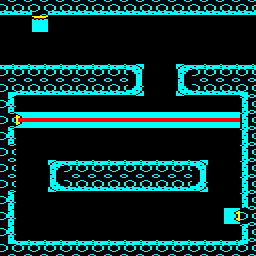

Tiled map render using the project's own tile images. Description and the whole map definition, tile-layer contents included, below:
An orthogonal 16x16 tile map with 16x16 px tiles, 1 tile layer (Tile Layer 1) and 5 objects (2x edge_exit, spawner, laser, target).

<map version="1.8" tiledversion="1.8.2" orientation="orthogonal" renderorder="right-down" width="16" height="16" tilewidth="16" tileheight="16" infinite="0" nextlayerid="4" nextobjectid="15">
 <tileset firstgid="1" source="../../tiled/porthole.tsx" />
 <layer id="1" name="Tile Layer 1" width="16" height="16">
  <data encoding="csv">
35,35,54,35,35,35,35,35,35,35,35,35,35,35,35,35,
1,1,15,1,1,1,1,1,1,1,1,1,1,1,1,1,
1,0,0,0,0,0,0,0,0,0,0,0,1,0,1,1,
1,0,0,0,0,0,0,0,0,0,0,0,0,1,1,1,
33,33,33,33,33,33,33,33,37,0,0,38,33,33,33,33,
44,35,35,35,35,35,35,35,40,1,0,39,35,35,35,43,
34,1,1,0,0,0,0,0,1,1,1,1,1,1,1,36,
54,24,17,17,17,17,17,17,17,17,17,17,17,17,17,36,
34,0,1,0,0,0,0,1,1,1,1,1,1,1,1,36,
54,1,1,0,0,0,0,0,1,1,1,1,1,1,1,36,
54,1,0,38,33,33,33,33,33,33,33,33,37,1,1,36,
54,1,0,39,35,35,35,35,35,35,35,35,40,1,1,36,
34,1,1,0,0,0,0,0,1,1,1,1,1,1,1,36,
34,1,1,1,1,1,1,1,1,1,1,1,1,1,21,54,
34,1,1,1,1,1,1,1,1,1,1,1,1,1,1,36,
41,33,33,33,33,33,33,33,33,33,33,33,33,33,33,42
</data>
 </layer>
 <objectgroup id="2" name="objects">
   <object id="14" name="spawner" type="spawner" x="32" y="16">
    <properties>
     <property name="channel" value="1" />
     <property name="id" value="spawner" />
    </properties>
    <point />
   </object>
  </objectgroup>
 <objectgroup id="3" name="meta">
   <object id="9" name="laser_00" type="laser" x="240" y="112" width="16" height="16">
    <properties>
     <property name="channel" value="1" />
     <property name="dir" value="right" />
     <property name="id" value="laser_00" />
    </properties>
   </object>
  <object id="10" name="edge_exit_10" type="edge_exit" x="240" y="16" width="16" height="48">
   <properties>
    <property name="id" value="edge_exit_10" />
    <property name="to" value="room03" />
   </properties>
  </object>
  <object id="11" name="edge_exit_11" type="edge_exit" x="0" y="16" width="16" height="48">
   <properties>
    <property name="id" value="edge_exit_11" />
    <property name="to" value="room05" />
   </properties>
  </object>
  <object id="12" name="target_00" type="target" x="224" y="208" width="16" height="16">
   <properties>
    <property name="channel" value="1" />
    <property name="id" value="target_00" />
   </properties>
  </object>
 </objectgroup>
</map>
